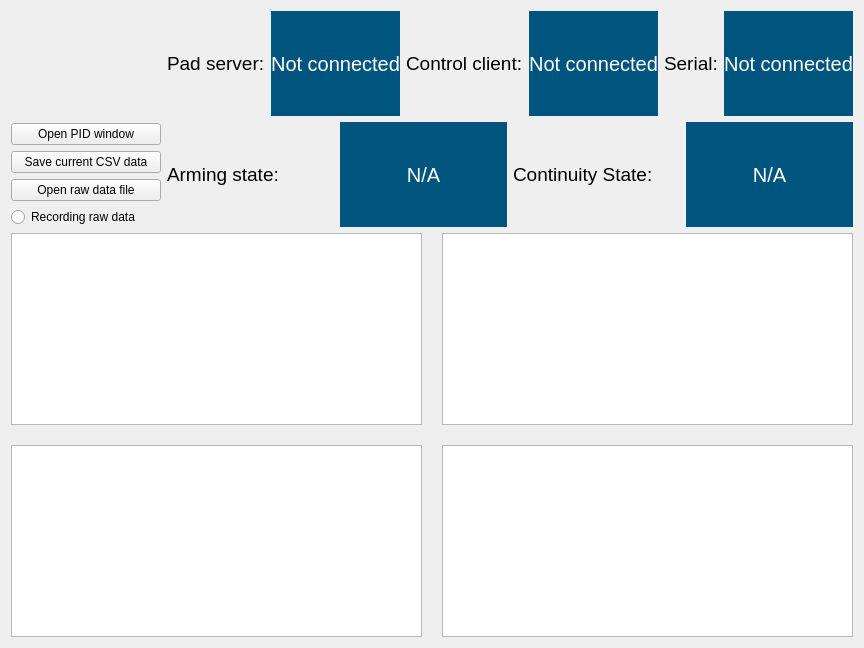
     <widget class="QWidget" name="telemetryTab">
      <property name="autoFillBackground">
       <bool>false</bool>
      </property>
      <attribute name="title">
       <string>Telemetry</string>
      </attribute>
      <attribute name="toolTip">
       <string>Main telemetry view</string>
      </attribute>
      <layout class="QVBoxLayout" name="verticalLayout">
       <item>
        <layout class="QHBoxLayout" name="controlLayout" stretch="2,1,0">
         <item>
          <layout class="QVBoxLayout" name="mainLayout" stretch="0,0,0,0,0">
           <item>
            <widget class="QLabel" name="logoLabel">
             <property name="sizePolicy">
              <sizepolicy hsizetype="Expanding" vsizetype="Expanding">
               <horstretch>1</horstretch>
               <verstretch>1</verstretch>
              </sizepolicy>
             </property>
             <property name="minimumSize">
              <size>
               <width>150</width>
               <height>106</height>
              </size>
             </property>
             <property name="maximumSize">
              <size>
               <width>127</width>
               <height>90</height>
              </size>
             </property>
             <property name="text">
              <string/>
             </property>
             <property name="pixmap">
              <pixmap resource="resources.qrc">:/images/logos/logo_avionics_pro_transparent.png</pixmap>
             </property>
             <property name="scaledContents">
              <bool>true</bool>
             </property>
             <property name="alignment">
              <set>Qt::AlignmentFlag::AlignCenter</set>
             </property>
            </widget>
           </item>
           <item>
            <widget class="QPushButton" name="showPIDButton">
             <property name="text">
              <string>Open PID window</string>
             </property>
            </widget>
           </item>
           <item>
            <widget class="QPushButton" name="saveCsvButton">
             <property name="text">
              <string>Save current CSV data</string>
             </property>
            </widget>
           </item>
           <item>
            <widget class="QPushButton" name="openFileButton">
             <property name="text">
              <string>Open raw data file</string>
             </property>
            </widget>
           </item>
           <item>
            <widget class="QRadioButton" name="recordingToggleButton">
             <property name="text">
              <string>Recording raw data</string>
             </property>
            </widget>
           </item>
          </layout>
         </item>
         <item>
          <layout class="QGridLayout" name="sensorLayout"/>
         </item>
         <item>
          <layout class="QVBoxLayout" name="statesLayout">
           <item>
            <layout class="QVBoxLayout" name="connectionAndStateLayout">
             <item>
              <layout class="QHBoxLayout" name="horizontalLayout_6">
               <item>
                <layout class="QHBoxLayout" name="udpConnLabelsLayout">
                 <item>
                  <widget class="QLabel" name="udpConnLabel">
                   <property name="font">
                    <font>
                     <pointsize>14</pointsize>
                    </font>
                   </property>
                   <property name="text">
                    <string>Pad server:</string>
                   </property>
                  </widget>
                 </item>
                 <item>
                  <widget class="QLabel" name="udpConnStatusLabel">
                   <property name="font">
                    <font>
                     <pointsize>15</pointsize>
                     <fontweight>DemiBold</fontweight>
                    </font>
                   </property>
                   <property name="styleSheet">
                    <string notr="true">background-color: rgb(0, 85, 127); color: white;</string>
                   </property>
                   <property name="text">
                    <string>Not connected</string>
                   </property>
                   <property name="alignment">
                    <set>Qt::AlignmentFlag::AlignCenter</set>
                   </property>
                  </widget>
                 </item>
                </layout>
               </item>
               <item>
                <layout class="QHBoxLayout" name="horizontalLayout_3">
                 <item>
                  <widget class="QLabel" name="ccConnLabel">
                   <property name="font">
                    <font>
                     <pointsize>14</pointsize>
                    </font>
                   </property>
                   <property name="text">
                    <string>Control client:</string>
                   </property>
                  </widget>
                 </item>
                 <item>
                  <widget class="QLabel" name="ccConnStatusLabel">
                   <property name="font">
                    <font>
                     <pointsize>15</pointsize>
                     <fontweight>DemiBold</fontweight>
                    </font>
                   </property>
                   <property name="styleSheet">
                    <string notr="true">background-color: rgb(0, 85, 127); color: white;</string>
                   </property>
                   <property name="text">
                    <string>Not connected</string>
                   </property>
                   <property name="alignment">
                    <set>Qt::AlignmentFlag::AlignCenter</set>
                   </property>
                  </widget>
                 </item>
                </layout>
               </item>
               <item>
                <layout class="QHBoxLayout" name="serialConnLabelsLayout">
                 <item>
                  <widget class="QLabel" name="serialConnLabel">
                   <property name="font">
                    <font>
                     <pointsize>14</pointsize>
                    </font>
                   </property>
                   <property name="toolTip">
                    <string>Deprecated</string>
                   </property>
                   <property name="text">
                    <string>Serial:</string>
                   </property>
                  </widget>
                 </item>
                 <item>
                  <widget class="QLabel" name="serialConnStatusLabel">
                   <property name="font">
                    <font>
                     <pointsize>15</pointsize>
                     <fontweight>DemiBold</fontweight>
                    </font>
                   </property>
                   <property name="styleSheet">
                    <string notr="true">background-color: rgb(0, 85, 127); color: white;</string>
                   </property>
                   <property name="text">
                    <string>Not connected</string>
                   </property>
                   <property name="alignment">
                    <set>Qt::AlignmentFlag::AlignCenter</set>
                   </property>
                  </widget>
                 </item>
                </layout>
               </item>
              </layout>
             </item>
             <item>
              <layout class="QHBoxLayout" name="horizontalLayout_5">
               <item>
                <layout class="QHBoxLayout" name="armingStateLabelsLayout">
                 <item>
                  <widget class="QLabel" name="armingStateLabel">
                   <property name="font">
                    <font>
                     <pointsize>14</pointsize>
                    </font>
                   </property>
                   <property name="text">
                    <string>Arming state:</string>
                   </property>
                  </widget>
                 </item>
                 <item>
                  <widget class="QLabel" name="armingStateValueLabel">
                   <property name="font">
                    <font>
                     <pointsize>15</pointsize>
                     <fontweight>DemiBold</fontweight>
                    </font>
                   </property>
                   <property name="styleSheet">
                    <string notr="true">background-color: rgb(0, 85, 127); color: white;</string>
                   </property>
                   <property name="text">
                    <string>N/A</string>
                   </property>
                   <property name="alignment">
                    <set>Qt::AlignmentFlag::AlignCenter</set>
                   </property>
                  </widget>
                 </item>
                </layout>
               </item>
               <item>
                <layout class="QHBoxLayout" name="continuityLabelsLayout">
                 <item>
                  <widget class="QLabel" name="continuityLabel">
                   <property name="font">
                    <font>
                     <pointsize>14</pointsize>
                    </font>
                   </property>
                   <property name="text">
                    <string>Continuity State:</string>
                   </property>
                  </widget>
                 </item>
                 <item>
                  <widget class="QLabel" name="continuityValueLabel">
                   <property name="font">
                    <font>
                     <pointsize>15</pointsize>
                     <fontweight>DemiBold</fontweight>
                    </font>
                   </property>
                   <property name="styleSheet">
                    <string notr="true">background-color: rgb(0, 85, 127); color: white;</string>
                   </property>
                   <property name="text">
                    <string>N/A</string>
                   </property>
                   <property name="alignment">
                    <set>Qt::AlignmentFlag::AlignCenter</set>
                   </property>
                  </widget>
                 </item>
                </layout>
               </item>
              </layout>
             </item>
            </layout>
           </item>
           <item>
            <layout class="QGridLayout" name="valveGrid"/>
           </item>
          </layout>
         </item>
        </layout>
       </item>
       <item>
        <layout class="QGridLayout" name="plotLayout">
         <property name="spacing">
          <number>20</number>
         </property>
         <item row="0" column="0">
          <widget class="PlotWidget" name="pressurePlot">
           <property name="sizePolicy">
            <sizepolicy hsizetype="Expanding" vsizetype="Expanding">
             <horstretch>0</horstretch>
             <verstretch>0</verstretch>
            </sizepolicy>
           </property>
           <property name="autoFillBackground">
            <bool>false</bool>
           </property>
           <property name="backgroundBrush">
            <brush brushstyle="SolidPattern">
             <color alpha="255">
              <red>240</red>
              <green>240</green>
              <blue>240</blue>
             </color>
            </brush>
           </property>
          </widget>
         </item>
         <item row="0" column="1">
          <widget class="PlotWidget" name="temperaturePlot">
           <property name="backgroundBrush">
            <brush brushstyle="SolidPattern">
             <color alpha="255">
              <red>240</red>
              <green>240</green>
              <blue>240</blue>
             </color>
            </brush>
           </property>
           <property name="foregroundBrush">
            <brush brushstyle="NoBrush">
             <color alpha="255">
              <red>255</red>
              <green>0</green>
              <blue>0</blue>
             </color>
            </brush>
           </property>
          </widget>
         </item>
         <item row="1" column="1">
          <widget class="PlotWidget" name="engineThrustPlot">
           <property name="backgroundBrush">
            <brush brushstyle="SolidPattern">
             <color alpha="255">
              <red>240</red>
              <green>240</green>
              <blue>240</blue>
             </color>
            </brush>
           </property>
          </widget>
         </item>
         <item row="1" column="0">
          <widget class="PlotWidget" name="tankMassPlot">
           <property name="backgroundBrush">
            <brush brushstyle="SolidPattern">
             <color alpha="255">
              <red>240</red>
              <green>240</green>
              <blue>240</blue>
             </color>
            </brush>
           </property>
          </widget>
         </item>
        </layout>
       </item>
      </layout>
     </widget>
